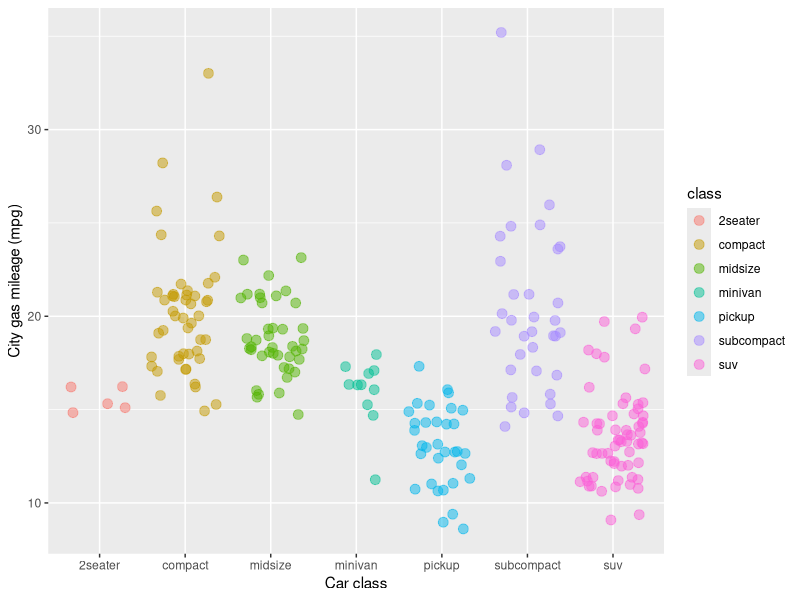

Source code (R):
## ---- chunk 1
knitr::opts_chunk$set(echo = TRUE)
library(tidyverse)
## ---- chunk 2
ggplot(data = mpg, aes(x = class, y = cty)) +
  geom_jitter(aes(color = class), alpha = .5, size = 3) +
  labs(x = "Car class", y = "City gas mileage (mpg)")
